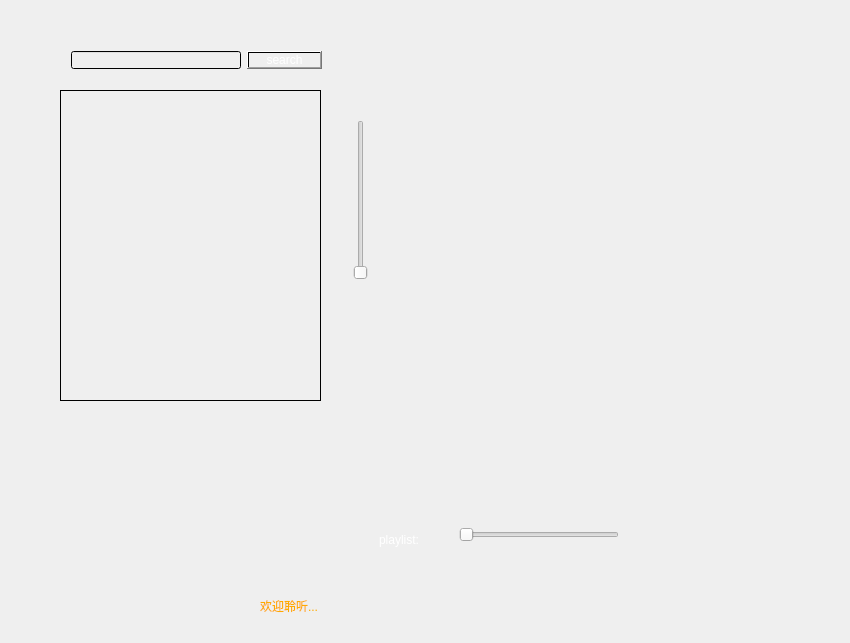
<?xml version="1.0" encoding="UTF-8"?>
<ui version="4.0">
 <class>Widget</class>
 <widget class="QWidget" name="Widget">
  <property name="geometry">
   <rect>
    <x>0</x>
    <y>0</y>
    <width>850</width>
    <height>643</height>
   </rect>
  </property>
  <property name="windowTitle">
   <string>Widget</string>
  </property>
  <property name="windowIcon">
   <iconset>
    <normaloff>my-images/wintitle.jpg</normaloff>my-images/wintitle.jpg</iconset>
  </property>
  <widget class="QPushButton" name="p_play">
   <property name="geometry">
    <rect>
     <x>149</x>
     <y>493</y>
     <width>61</width>
     <height>51</height>
    </rect>
   </property>
   <property name="autoFillBackground">
    <bool>true</bool>
   </property>
   <property name="styleSheet">
    <string notr="true"/>
   </property>
   <property name="text">
    <string/>
   </property>
   <property name="autoDefault">
    <bool>false</bool>
   </property>
   <property name="flat">
    <bool>true</bool>
   </property>
  </widget>
  <widget class="QLabel" name="label_2">
   <property name="geometry">
    <rect>
     <x>260</x>
     <y>580</y>
     <width>211</width>
     <height>51</height>
    </rect>
   </property>
   <property name="styleSheet">
    <string notr="true">color: rgb(255, 170, 0);
font: 16pt &quot;Agency FB&quot;;</string>
   </property>
   <property name="text">
    <string>欢迎聆听...</string>
   </property>
  </widget>
  <widget class="QPushButton" name="p_left">
   <property name="geometry">
    <rect>
     <x>79</x>
     <y>500</y>
     <width>41</width>
     <height>41</height>
    </rect>
   </property>
   <property name="autoFillBackground">
    <bool>false</bool>
   </property>
   <property name="styleSheet">
    <string notr="true">background-color: qlineargradient(spread:pad, x1:0, y1:0, x2:0, y2:0, stop:0 rgba(0, 0, 0, 0), stop:1 rgba(255, 255, 255, 255));
</string>
   </property>
   <property name="text">
    <string/>
   </property>
   <property name="flat">
    <bool>true</bool>
   </property>
  </widget>
  <widget class="QPushButton" name="p_right">
   <property name="geometry">
    <rect>
     <x>240</x>
     <y>500</y>
     <width>41</width>
     <height>41</height>
    </rect>
   </property>
   <property name="autoFillBackground">
    <bool>false</bool>
   </property>
   <property name="styleSheet">
    <string notr="true">
background-color: qlineargradient(spread:pad, x1:0, y1:0, x2:0, y2:0, stop:0 rgba(0, 0, 0, 0), stop:1 rgba(255, 255, 255, 255));</string>
   </property>
   <property name="text">
    <string/>
   </property>
   <property name="autoDefault">
    <bool>false</bool>
   </property>
   <property name="flat">
    <bool>true</bool>
   </property>
  </widget>
  <widget class="QSlider" name="horizontalSlider">
   <property name="geometry">
    <rect>
     <x>459</x>
     <y>524</y>
     <width>160</width>
     <height>22</height>
    </rect>
   </property>
   <property name="orientation">
    <enum>Qt::Horizontal</enum>
   </property>
  </widget>
  <widget class="QLabel" name="label_3">
   <property name="geometry">
    <rect>
     <x>379</x>
     <y>524</y>
     <width>71</width>
     <height>31</height>
    </rect>
   </property>
   <property name="styleSheet">
    <string notr="true">color: rgb(255, 255, 255);
font: 75 14pt &quot;Agency FB&quot;;</string>
   </property>
   <property name="text">
    <string>playlist:</string>
   </property>
  </widget>
  <widget class="QPushButton" name="p_add">
   <property name="geometry">
    <rect>
     <x>800</x>
     <y>10</y>
     <width>41</width>
     <height>41</height>
    </rect>
   </property>
   <property name="styleSheet">
    <string notr="true">background-color: qlineargradient(spread:pad, x1:0, y1:0, x2:0, y2:0, stop:0 rgba(0, 0, 0, 0), stop:1 rgba(255, 255, 255, 255));</string>
   </property>
   <property name="text">
    <string/>
   </property>
   <property name="flat">
    <bool>true</bool>
   </property>
  </widget>
  <widget class="QSlider" name="verticalSlider">
   <property name="geometry">
    <rect>
     <x>350</x>
     <y>120</y>
     <width>22</width>
     <height>160</height>
    </rect>
   </property>
   <property name="orientation">
    <enum>Qt::Vertical</enum>
   </property>
  </widget>
  <widget class="QLabel" name="label_vm">
   <property name="geometry">
    <rect>
     <x>350</x>
     <y>290</y>
     <width>16</width>
     <height>21</height>
    </rect>
   </property>
   <property name="styleSheet">
    <string notr="true">color: rgb(0, 255, 0);
background-image: url(:/my-images/sound.png);</string>
   </property>
   <property name="text">
    <string/>
   </property>
  </widget>
  <widget class="QListWidget" name="list_singer">
   <property name="geometry">
    <rect>
     <x>60</x>
     <y>90</y>
     <width>261</width>
     <height>311</height>
    </rect>
   </property>
   <property name="styleSheet">
    <string notr="true">background-color: qlineargradient(spread:pad, x1:0, y1:0, x2:0, y2:0, stop:0 rgba(0, 0, 0, 0), stop:1 rgba(255, 255, 255, 255));
selection-color: qlineargradient(spread:pad, x1:0, y1:0, x2:0, y2:0, stop:0 rgba(195, 187, 0, 187), stop:1 rgba(255, 255, 255, 255));
font: 75 9pt &quot;Agency FB&quot;;
border-color: rgba(0, 0, 0, 0);
color: rgb(255, 255, 255);
font: 75 12pt &quot;Agency FB&quot;;</string>
   </property>
  </widget>
  <widget class="QWidget" name="layoutWidget">
   <property name="geometry">
    <rect>
     <x>60</x>
     <y>40</y>
     <width>273</width>
     <height>40</height>
    </rect>
   </property>
   <layout class="QHBoxLayout" name="horizontalLayout">
    <item>
     <widget class="QLineEdit" name="lineEdit">
      <property name="styleSheet">
       <string notr="true">background-color: qlineargradient(spread:pad, x1:0, y1:0, x2:0, y2:0, stop:0 rgba(0, 0, 0, 0), stop:1 rgba(255, 255, 255, 255));
font: 16pt &quot;Agency FB&quot;;
color: rgb(255, 255, 255);</string>
      </property>
     </widget>
    </item>
    <item>
     <widget class="QPushButton" name="p_search">
      <property name="styleSheet">
       <string notr="true">color: rgb(255, 255, 255);
background-color: qlineargradient(spread:pad, x1:0, y1:0, x2:0, y2:0, stop:0 rgba(0, 0, 0, 0), stop:1 rgba(255, 255, 255, 255));
font: 12pt &quot;Agency FB&quot;;</string>
      </property>
      <property name="text">
       <string>search</string>
      </property>
     </widget>
    </item>
   </layout>
  </widget>
  <widget class="QLabel" name="label_5">
   <property name="geometry">
    <rect>
     <x>409</x>
     <y>554</y>
     <width>72</width>
     <height>15</height>
    </rect>
   </property>
   <property name="text">
    <string/>
   </property>
  </widget>
  <widget class="QLabel" name="label_photo">
   <property name="geometry">
    <rect>
     <x>450</x>
     <y>30</y>
     <width>151</width>
     <height>111</height>
    </rect>
   </property>
   <property name="text">
    <string/>
   </property>
  </widget>
  <widget class="QLabel" name="label_ly1">
   <property name="geometry">
    <rect>
     <x>420</x>
     <y>170</y>
     <width>421</width>
     <height>41</height>
    </rect>
   </property>
   <property name="styleSheet">
    <string notr="true">color: rgb(255, 255, 127);
font: 14pt &quot;黑体&quot;;
</string>
   </property>
   <property name="text">
    <string/>
   </property>
  </widget>
  <widget class="QLabel" name="label_ly2">
   <property name="geometry">
    <rect>
     <x>420</x>
     <y>240</y>
     <width>411</width>
     <height>41</height>
    </rect>
   </property>
   <property name="styleSheet">
    <string notr="true">color: rgb(233, 239, 255);
font: 14pt &quot;Agency FB&quot;;
</string>
   </property>
   <property name="text">
    <string/>
   </property>
  </widget>
  <widget class="QLabel" name="lable_ly3">
   <property name="geometry">
    <rect>
     <x>420</x>
     <y>330</y>
     <width>411</width>
     <height>41</height>
    </rect>
   </property>
   <property name="styleSheet">
    <string notr="true">color: rgb(235, 221, 255);
font: 14pt &quot;Agency FB&quot;;</string>
   </property>
   <property name="text">
    <string/>
   </property>
  </widget>
 </widget>
 <layoutdefault spacing="6" margin="11"/>
 <resources/>
 <connections/>
</ui>
